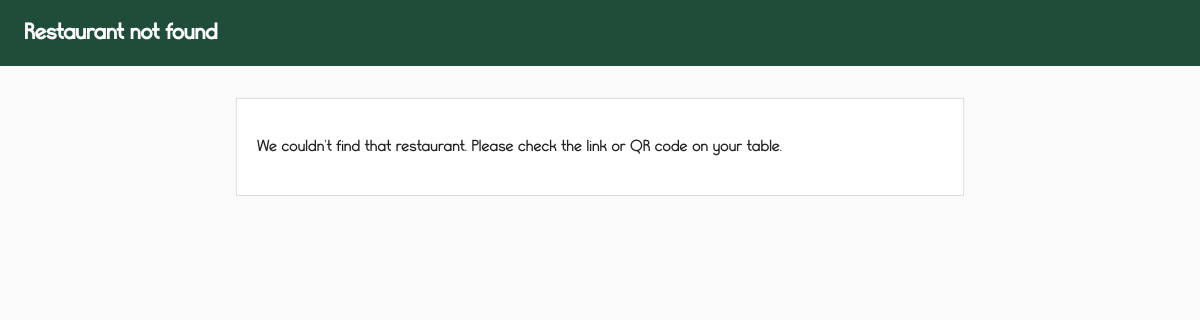
/welcome.php?r=arem-s-place, run on an earlier commit of the app's database.
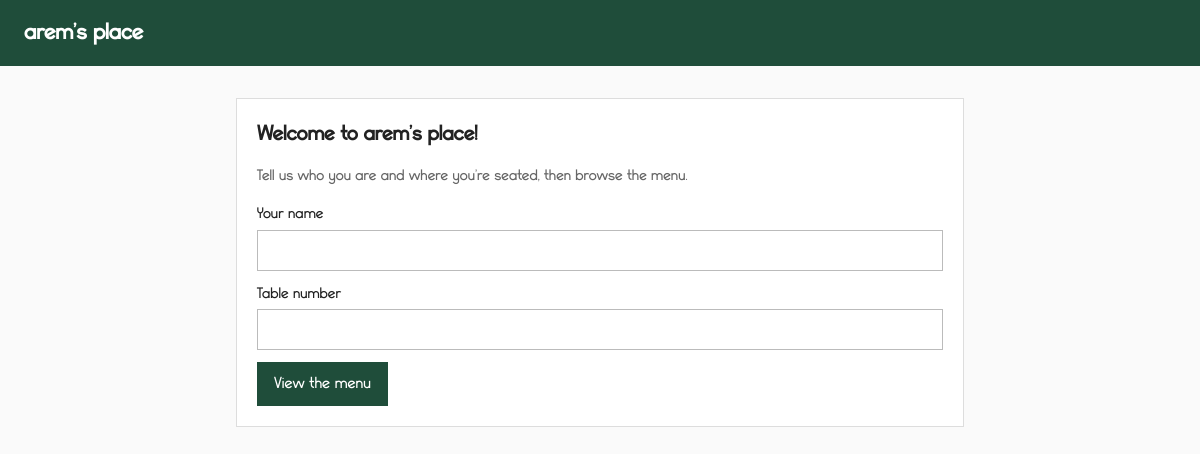
And on a later commit of the database.
### tables this page shows
CREATE TABLE restaurants (
            id INTEGER PRIMARY KEY AUTOINCREMENT,
            name TEXT NOT NULL,
            slug TEXT UNIQUE NOT NULL,                 -- used in the customer link
            table_count INTEGER NOT NULL DEFAULT 20
        );

### welcome.php (the view, shortened to what this page needs)
<?php
require_once __DIR__ . '/bootstrap.php';
$st = db()->prepare('SELECT * FROM restaurants WHERE slug = ?');
$st->execute([trim($_GET['r'] ?? '')]);
$r = $st->fetch();
if (!$r) {
    page_start('Restaurant not found');
    echo '<main class="narrow"><div class="box"><p>We couldn\'t find that restaurant. Please check the link or QR code on your table.</p></div></main>';
    page_end();
    exit;
}
page_start('Welcome', '', '', $r['name']);
?>
<main class="narrow">
    <form method="post" class="box">
        <h2>Welcome to <?= e($r['name']) ?>!</h2>
        <p class="muted">Tell us who you are and where you're seated, then browse the menu.</p>
        <label>Your name <input name="name" required></label>
        <label>Table number <input type="number" name="table_no" min="1" max="<?= (int)$r['table_count'] ?>" required></label>
        <button class="btn">View the menu</button>
    </form>
</main>
<?php page_end();

### bootstrap.php (shortened to what this page needs)
<?php
function open_db(string $file): PDO {
    $pdo = new PDO('sqlite:' . $file);
    $pdo->setAttribute(PDO::ATTR_ERRMODE, PDO::ERRMODE_EXCEPTION);
    $pdo->setAttribute(PDO::ATTR_DEFAULT_FETCH_MODE, PDO::FETCH_ASSOC);
    $pdo->exec('PRAGMA foreign_keys = ON');
    return $pdo;
}
function schema_is_outdated(PDO $pdo): bool {
    $st = $pdo->prepare('SELECT COUNT(*) FROM sqlite_master WHERE type = ? AND name = ?');
    $st->execute(['table', 'users']);
    foreach ($pdo->query('PRAGMA table_info(users)') as $column) {
        if ($column['name'] === 'restaurant_id') return false;
    }
    return true;
}
function db(): PDO {
    $dir  = __DIR__ . '/data';
    $file = $dir . '/restaurant.sqlite';
    $pdo = open_db($file);
    if (schema_is_outdated($pdo)) {
        $pdo = null;
        $backup = $dir . '/restaurant.old-' . date('Ymd-His') . '.sqlite';
        if (!rename($file, $backup)) {
            throw new RuntimeException('Could not move the outdated database aside. Delete ' . $file . ' and reload.');
        }
        $_SESSION = [];
        session_regenerate_id(true);
        $pdo = open_db($file);
    }
    $pdo->exec("
        CREATE TABLE IF NOT EXISTS restaurants (
            id INTEGER PRIMARY KEY AUTOINCREMENT,
            name TEXT NOT NULL,
            slug TEXT UNIQUE NOT NULL,                 -- used in the customer link
            table_count INTEGER NOT NULL DEFAULT 20
        );
        CREATE TABLE IF NOT EXISTS users (
            id INTEGER PRIMARY KEY AUTOINCREMENT,
            restaurant_id INTEGER NOT NULL REFERENCES restaurants(id),
            username TEXT UNIQUE NOT NULL,
            password_hash TEXT NOT NULL,
            role TEXT NOT NULL                          -- owner | kitchen
        );
        CREATE TABLE IF NOT EXISTS categories (
            id INTEGER PRIMARY KEY AUTOINCREMENT,
            restaurant_id INTEGER NOT NULL REFERENCES restaurants(id),
            name TEXT NOT NULL,
            sort_order INTEGER NOT NULL DEFAULT 0
        );
        CREATE TABLE IF NOT EXISTS dishes (
            id INTEGER PRIMARY KEY AUTOINCREMENT,
            restaurant_id INTEGER NOT NULL REFERENCES restaurants(id),
            category_id INTEGER NOT NULL REFERENCES categories(id),
            name TEXT NOT NULL,
            description TEXT,
            price REAL NOT NULL,
            available INTEGER NOT NULL DEFAULT 1        -- 0 = sold out
        );
        CREATE TABLE IF NOT EXISTS orders (
            id INTEGER PRIMARY KEY AUTOINCREMENT,
            restaurant_id INTEGER NOT NULL REFERENCES restaurants(id),
            table_no INTEGER NOT NULL,
            customer_name TEXT NOT NULL,
            note TEXT,
            status TEXT NOT NULL DEFAULT 'queued',      -- queued | cooking | served
            total REAL NOT NULL,
            created_at TEXT NOT NULL DEFAULT CURRENT_TIMESTAMP
        );
        CREATE TABLE IF NOT EXISTS order_items (
            id INTEGER PRIMARY KEY AUTOINCREMENT,
            order_id INTEGER NOT NULL REFERENCES orders(id),
            dish_id INTEGER NOT NULL,
            dish_name TEXT NOT NULL,                    -- copied at order time, so later menu edits
            price REAL NOT NULL,                        -- never change what an old order shows
            qty INTEGER NOT NULL
        );
    ");
    return $pdo;
}
function e($s): string { return htmlspecialchars((string)$s, ENT_QUOTES, 'UTF-8'); }
function page_start(string $title, string $right = '', string $extraHead = '', string $heading = ''): void { ?>
<!DOCTYPE html>
<html lang="en">
<head>
<link rel="stylesheet" href="style.css">
</head>
<body>
<header class="top">
    <h1><?= e($heading !== '' ? $heading : $title) ?></h1>
</header>
<?php }
function page_end(): void { echo "</body>\n</html>\n"; }

What changed in the data, as far as the page shows it:
added restaurants: name "arem's place"
Also different on the page:
$heading !== '' ? $heading : $title: "Restaurant not found" → (not shown)
text no longer shown: "We couldn ' t find that restaurant. Please check the link or QR code on your table."
text now shown: "Welcome to ! Tell us who you are and where you're seated, then browse the menu. Your name Table number View the menu"
